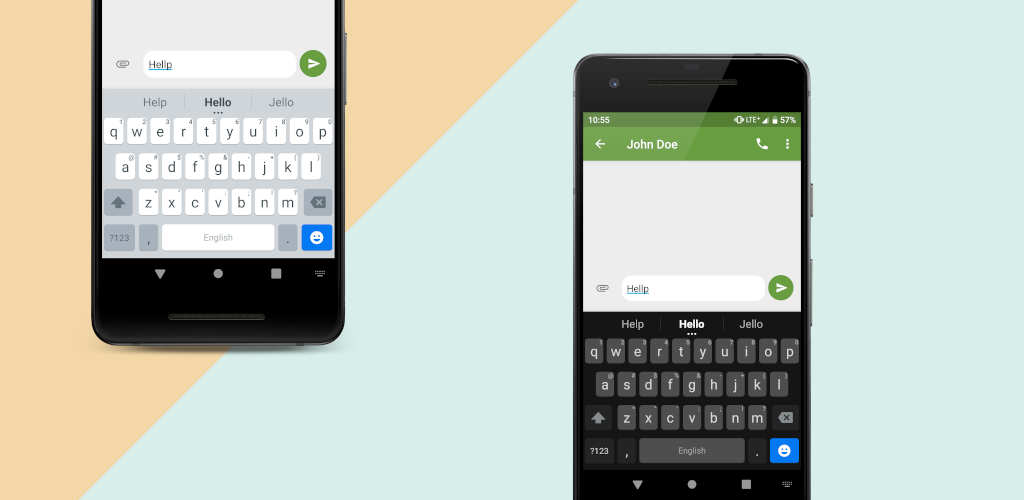
#> input picture openboard-encrypting/images/feature.png, 1024 x 500 px
$ python -i 'python media drawer.py'   (imports and definitions only)
#> lines starting #> are read from the running program, lines starting #| are printed output that depends on the picture; after the words box and inside, x2 and y2 are one past the last pixel; in counts of white or black regions, pixels touching at a corner belong together
import turtle
from tkinter import Tk, filedialog, simpledialog
from PIL import Image
import cv2
import numpy as np
import multiprocessing as mp
import math
import time
import queue


# ================================
# TURTLE MOVEMENT
# ================================

# [69 lines left out: functions move_to_origin, move_to_point, draw_polygon, resize_frame, not called in this run]


# ================================
# BINARY ULTRA FAST MODE
# ================================

def extract_binary_regions(frame):

    gray = cv2.cvtColor(frame, cv2.COLOR_RGB2GRAY)
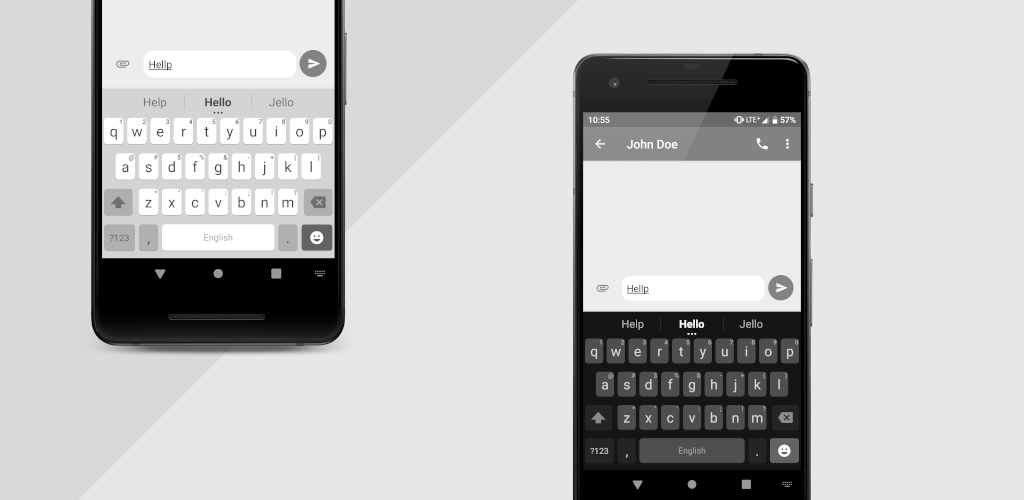
#> gray: shape (500, 1024); min 0, max 255, mean 191.8

    _, thresh = cv2.threshold(gray,127,255,cv2.THRESH_BINARY)
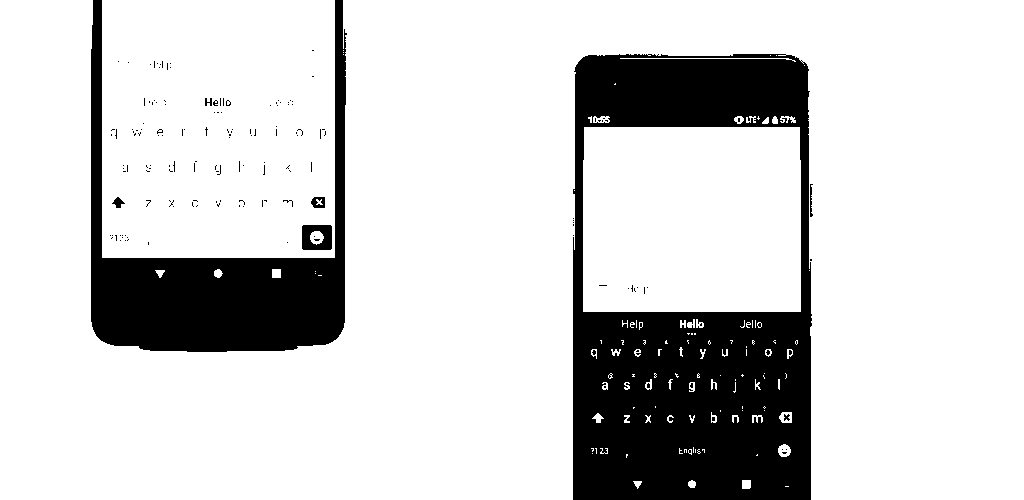
#> thresh: shape (500, 1024); 82.1% white; 163 black regions (155 under 20 px)

    contours,_ = cv2.findContours(
        thresh,
        cv2.RETR_EXTERNAL,
        cv2.CHAIN_APPROX_SIMPLE
    )
#> contours = 117 contours, 88 with area under 20; largest, box (x1, y1, x2, y2) and area: (0, 0, 1024, 500) 316478, (102, 0, 335, 258) 59624, (583, 127, 801, 312) 39863, (778, 444, 791, 457) 114, (779, 412, 792, 423) 107

    regions = []

    for cnt in contours:

        if len(cnt) >= 3:

            pts = [(int(p[0][0]), int(p[0][1])) for p in cnt]

            regions.append((pts,(0,0,0)))
#> this loop made 117 passes
#> pts on passes 3, 5, 6, 15, 31, 32, 39, 47, 72, 75, 76: [(742, 480), (742, 488), (749, 488), (750, 487), (750, 480)], [(757, 454), (756, 455), (757, 455)], [(626, 454), (626, 457), (626, 456), (627, 455), (627, 454)], [(595, 448), (596, 449), (596, 453), (596, 448)], [(633, 407), (633, 408), (634, 407)], [(764, 406), (763, 407), (764, 408), (765, 407)], [(778, 379), (778, 388), (779, 389), (779, 379)], [(742, 374), (741, 375), (742, 376), (743, 375)], [(666, 340), (665, 341), (665, 343), (667, 343), (666, 342)], [(600, 340), (601, 341), (601, 343), (601, 340)], [(694, 333), (694, 334), (695, 334), (695, 333)]
#> cnt on passes 1, 7, 10, 17, 28, 29: [[785, 486], [788, 486]], [[592, 453]], [[695, 449], [695, 452]], [[693, 447], [693, 452]], [[764, 410]], [[742, 410]]
#> after the loop, regions = 89 items

    return regions


# ================================
# FAST COLOR REGION EXTRACTION
# ================================

# [64 lines left out: functions extract_color_regions, producer, not called in this run]


# ================================
# MAIN PROGRAM
# ================================

# [174 lines not run here, left out]

>>> import cv2
>>> picture = cv2.cvtColor(cv2.imread('../openboard-encrypting/images/feature.png'), cv2.COLOR_BGR2RGB)
>>> result = extract_binary_regions(picture)
#> result = 89 items
